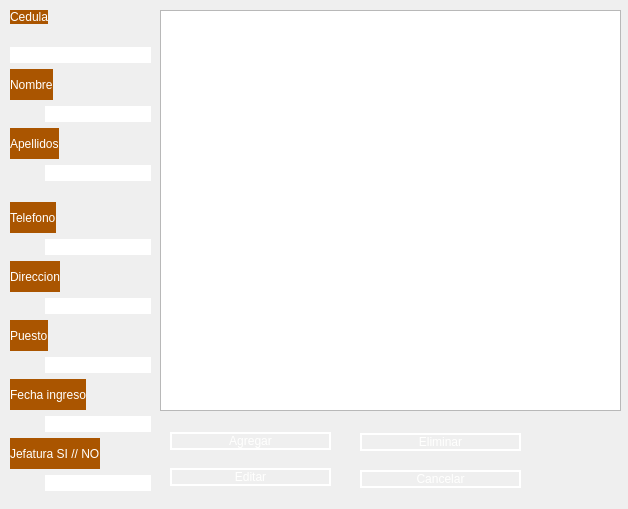
<?xml version="1.0" encoding="UTF-8"?>
<ui version="4.0">
 <class>Empleados</class>
 <widget class="QWidget" name="Empleados">
  <property name="geometry">
   <rect>
    <x>0</x>
    <y>0</y>
    <width>628</width>
    <height>509</height>
   </rect>
  </property>
  <property name="maximumSize">
   <size>
    <width>628</width>
    <height>509</height>
   </size>
  </property>
  <property name="windowTitle">
   <string>Form</string>
  </property>
  <property name="styleSheet">
   <string notr="true">background-image: url(:/fondo/imagen-llamativa-cintas-sobre-fondo-oscuro-generacion-ai_724548-22165.jpg);</string>
  </property>
  <widget class="QTableView" name="tblEmpleados">
   <property name="geometry">
    <rect>
     <x>160</x>
     <y>10</y>
     <width>461</width>
     <height>401</height>
    </rect>
   </property>
   <property name="editTriggers">
    <set>QAbstractItemView::NoEditTriggers</set>
   </property>
   <property name="selectionBehavior">
    <enum>QAbstractItemView::SelectRows</enum>
   </property>
  </widget>
  <widget class="QWidget" name="verticalLayoutWidget">
   <property name="geometry">
    <rect>
     <x>10</x>
     <y>10</y>
     <width>141</width>
     <height>481</height>
    </rect>
   </property>
   <layout class="QVBoxLayout" name="tablaEditable">
    <item alignment="Qt::AlignLeft|Qt::AlignTop">
     <widget class="QLabel" name="lblCed">
      <property name="styleSheet">
       <string notr="true">QLabel{	
color:rgb(255,255,254);
font: 12pt&quot;Arial&quot;;
background-color: rgb(170, 85, 0);;
}</string>
      </property>
      <property name="text">
       <string>Cedula</string>
      </property>
     </widget>
    </item>
    <item>
     <widget class="QLineEdit" name="txtCed">
      <property name="styleSheet">
       <string notr="true">QLineEdit{
/*background-color:rgba(0,0,0);
border-radius:10px;
font:12pt&quot;Arial&quot;;
color:rgb(255,255,254);
border:2px solid rgb(255,255,255);*/
border-radius:10px;
font:12pt&quot;Arial&quot;;
color:rgb(255,255,254);


}

QLineEdit:hover{
/*background-color:rgba(0,0,0);
background-color: :rgba(12,12,12);
border-radius:10px;
font:12pt&quot;Arial&quot;;
border:2px solid rgb(120,0,171);*/

border-radius:10px;
font:12pt&quot;Arial&quot;;
/*color: rgb(255,255,255);*/
border:2px solid rgb(120,0,171);
  background-color: rgb(170, 85, 0);
}

QLineEdit:focus{
background-color:rgba(0,0,0);
border-radius:10px;
font:12pt&quot;Arial&quot;;
border:2px solid rgb(120,0,171);
}
</string>
      </property>
     </widget>
    </item>
    <item alignment="Qt::AlignLeft">
     <widget class="QLabel" name="lblNombre">
      <property name="styleSheet">
       <string notr="true">QLabel{	
color:rgb(255,255,254);
font: 12pt&quot;Arial&quot;;
background-color: rgb(170, 85, 0);;
}</string>
      </property>
      <property name="text">
       <string>Nombre</string>
      </property>
     </widget>
    </item>
    <item alignment="Qt::AlignRight">
     <widget class="QLineEdit" name="txtNombre">
      <property name="styleSheet">
       <string notr="true">QLineEdit{
/*background-color:rgba(0,0,0);
border-radius:10px;
font:12pt&quot;Arial&quot;;
color:rgb(255,255,254);
border:2px solid rgb(255,255,255);*/
border-radius:10px;
font:12pt&quot;Arial&quot;;
color:rgb(255,255,254);


}

QLineEdit:hover{
/*background-color:rgba(0,0,0);
background-color: :rgba(12,12,12);
border-radius:10px;
font:12pt&quot;Arial&quot;;
border:2px solid rgb(120,0,171);*/

border-radius:10px;
font:12pt&quot;Arial&quot;;
/*color: rgb(255,255,255);*/
border:2px solid rgb(120,0,171);
  background-color: rgb(170, 85, 0);
}

QLineEdit:focus{
background-color:rgba(0,0,0);
border-radius:10px;
font:12pt&quot;Arial&quot;;
border:2px solid rgb(120,0,171);
}
</string>
      </property>
     </widget>
    </item>
    <item alignment="Qt::AlignLeft">
     <widget class="QLabel" name="lblApellidos">
      <property name="styleSheet">
       <string notr="true">QLabel{	
color:rgb(255,255,254);
font: 12pt&quot;Arial&quot;;
background-color: rgb(170, 85, 0);;
}</string>
      </property>
      <property name="text">
       <string>Apellidos</string>
      </property>
     </widget>
    </item>
    <item alignment="Qt::AlignRight|Qt::AlignTop">
     <widget class="QLineEdit" name="txtApellidos">
      <property name="styleSheet">
       <string notr="true">QLineEdit{
/*background-color:rgba(0,0,0);
border-radius:10px;
font:12pt&quot;Arial&quot;;
color:rgb(255,255,254);
border:2px solid rgb(255,255,255);*/
border-radius:10px;
font:12pt&quot;Arial&quot;;
color:rgb(255,255,254);


}

QLineEdit:hover{
/*background-color:rgba(0,0,0);
background-color: :rgba(12,12,12);
border-radius:10px;
font:12pt&quot;Arial&quot;;
border:2px solid rgb(120,0,171);*/

border-radius:10px;
font:12pt&quot;Arial&quot;;
/*color: rgb(255,255,255);*/
border:2px solid rgb(120,0,171);
  background-color: rgb(170, 85, 0);
}

QLineEdit:focus{
background-color:rgba(0,0,0);
border-radius:10px;
font:12pt&quot;Arial&quot;;
border:2px solid rgb(120,0,171);
}

</string>
      </property>
     </widget>
    </item>
    <item alignment="Qt::AlignLeft">
     <widget class="QLabel" name="lblTelefono">
      <property name="styleSheet">
       <string notr="true">QLabel{	
color:rgb(255,255,254);
font: 12pt&quot;Arial&quot;;
background-color: rgb(170, 85, 0);;
}</string>
      </property>
      <property name="text">
       <string>Telefono</string>
      </property>
     </widget>
    </item>
    <item alignment="Qt::AlignRight">
     <widget class="QLineEdit" name="txtTelefono">
      <property name="styleSheet">
       <string notr="true">QLineEdit{
/*background-color:rgba(0,0,0);
border-radius:10px;
font:12pt&quot;Arial&quot;;
color:rgb(255,255,254);
border:2px solid rgb(255,255,255);*/
border-radius:10px;
font:12pt&quot;Arial&quot;;
color:rgb(255,255,254);


}

QLineEdit:hover{
/*background-color:rgba(0,0,0);
background-color: :rgba(12,12,12);
border-radius:10px;
font:12pt&quot;Arial&quot;;
border:2px solid rgb(120,0,171);*/

border-radius:10px;
font:12pt&quot;Arial&quot;;
/*color: rgb(255,255,255);*/
border:2px solid rgb(120,0,171);
  background-color: rgb(170, 85, 0);
}

QLineEdit:focus{
background-color:rgba(0,0,0);
border-radius:10px;
font:12pt&quot;Arial&quot;;
border:2px solid rgb(120,0,171);
}
</string>
      </property>
     </widget>
    </item>
    <item alignment="Qt::AlignLeft">
     <widget class="QLabel" name="lblDireccion">
      <property name="styleSheet">
       <string notr="true">QLabel{	
color:rgb(255,255,254);
font: 12pt&quot;Arial&quot;;
background-color: rgb(170, 85, 0);;
}</string>
      </property>
      <property name="text">
       <string>Direccion</string>
      </property>
     </widget>
    </item>
    <item alignment="Qt::AlignRight">
     <widget class="QLineEdit" name="txtDireccion">
      <property name="styleSheet">
       <string notr="true">QLineEdit{
/*background-color:rgba(0,0,0);
border-radius:10px;
font:12pt&quot;Arial&quot;;
color:rgb(255,255,254);
border:2px solid rgb(255,255,255);*/
border-radius:10px;
font:12pt&quot;Arial&quot;;
color:rgb(255,255,254);


}

QLineEdit:hover{
/*background-color:rgba(0,0,0);
background-color: :rgba(12,12,12);
border-radius:10px;
font:12pt&quot;Arial&quot;;
border:2px solid rgb(120,0,171);*/

border-radius:10px;
font:12pt&quot;Arial&quot;;
/*color: rgb(255,255,255);*/
border:2px solid rgb(120,0,171);
  background-color: rgb(170, 85, 0);
}

QLineEdit:focus{
background-color:rgba(0,0,0);
border-radius:10px;
font:12pt&quot;Arial&quot;;
border:2px solid rgb(120,0,171);
}
</string>
      </property>
     </widget>
    </item>
    <item alignment="Qt::AlignLeft">
     <widget class="QLabel" name="lblPuesto">
      <property name="styleSheet">
       <string notr="true">QLabel{	
color:rgb(255,255,254);
font: 12pt&quot;Arial&quot;;
background-color: rgb(170, 85, 0);;
}</string>
      </property>
      <property name="text">
       <string>Puesto</string>
      </property>
     </widget>
    </item>
    <item alignment="Qt::AlignRight">
     <widget class="QLineEdit" name="txtPuesto">
      <property name="styleSheet">
       <string notr="true">QLineEdit{
/*background-color:rgba(0,0,0);
border-radius:10px;
font:12pt&quot;Arial&quot;;
color:rgb(255,255,254);
border:2px solid rgb(255,255,255);*/
border-radius:10px;
font:12pt&quot;Arial&quot;;
color:rgb(255,255,254);


}

QLineEdit:hover{
/*background-color:rgba(0,0,0);
background-color: :rgba(12,12,12);
border-radius:10px;
font:12pt&quot;Arial&quot;;
border:2px solid rgb(120,0,171);*/

border-radius:10px;
font:12pt&quot;Arial&quot;;
/*color: rgb(255,255,255);*/
border:2px solid rgb(120,0,171);
  background-color: rgb(170, 85, 0);
}

QLineEdit:focus{
background-color:rgba(0,0,0);
border-radius:10px;
font:12pt&quot;Arial&quot;;
border:2px solid rgb(120,0,171);
}
</string>
      </property>
     </widget>
    </item>
    <item alignment="Qt::AlignLeft">
     <widget class="QLabel" name="lblFecha">
      <property name="styleSheet">
       <string notr="true">QLabel{	
color:rgb(255,255,254);
font: 12pt&quot;Arial&quot;;
background-color: rgb(170, 85, 0);;
}</string>
      </property>
      <property name="text">
       <string>Fecha ingreso</string>
      </property>
     </widget>
    </item>
    <item alignment="Qt::AlignRight">
     <widget class="QLineEdit" name="txtFecha">
      <property name="styleSheet">
       <string notr="true">QLineEdit{
/*background-color:rgba(0,0,0);
border-radius:10px;
font:12pt&quot;Arial&quot;;
color:rgb(255,255,254);
border:2px solid rgb(255,255,255);*/
border-radius:10px;
font:12pt&quot;Arial&quot;;
color:rgb(255,255,254);


}

QLineEdit:hover{
/*background-color:rgba(0,0,0);
background-color: :rgba(12,12,12);
border-radius:10px;
font:12pt&quot;Arial&quot;;
border:2px solid rgb(120,0,171);*/

border-radius:10px;
font:12pt&quot;Arial&quot;;
/*color: rgb(255,255,255);*/
border:2px solid rgb(120,0,171);
  background-color: rgb(170, 85, 0);
}

QLineEdit:focus{
background-color:rgba(0,0,0);
border-radius:10px;
font:12pt&quot;Arial&quot;;
border:2px solid rgb(120,0,171);
}
</string>
      </property>
     </widget>
    </item>
    <item alignment="Qt::AlignLeft">
     <widget class="QLabel" name="lblJefatura">
      <property name="styleSheet">
       <string notr="true">QLabel{	
color:rgb(255,255,254);
font: 12pt&quot;Arial&quot;;
background-color: rgb(170, 85, 0);;
}</string>
      </property>
      <property name="text">
       <string>Jefatura SI // NO</string>
      </property>
     </widget>
    </item>
    <item alignment="Qt::AlignRight">
     <widget class="QLineEdit" name="txtJefatura">
      <property name="enabled">
       <bool>true</bool>
      </property>
      <property name="maximumSize">
       <size>
        <width>134</width>
        <height>16777215</height>
       </size>
      </property>
      <property name="styleSheet">
       <string notr="true">QLineEdit{
/*background-color:rgba(0,0,0);
border-radius:10px;
font:12pt&quot;Arial&quot;;
color:rgb(255,255,254);
border:2px solid rgb(255,255,255);*/
border-radius:10px;
font:12pt&quot;Arial&quot;;
color:rgb(255,255,254);


}

QLineEdit:hover{
/*background-color:rgba(0,0,0);
background-color: :rgba(12,12,12);
border-radius:10px;
font:12pt&quot;Arial&quot;;
border:2px solid rgb(120,0,171);*/

border-radius:10px;
font:12pt&quot;Arial&quot;;
/*color: rgb(255,255,255);*/
border:2px solid rgb(120,0,171);
  background-color: rgb(170, 85, 0);
}

QLineEdit:focus{
background-color:rgba(0,0,0);
border-radius:10px;
font:12pt&quot;Arial&quot;;
border:2px solid rgb(120,0,171);
}
</string>
      </property>
     </widget>
    </item>
   </layout>
  </widget>
  <widget class="QWidget" name="verticalLayoutWidget_2">
   <property name="geometry">
    <rect>
     <x>360</x>
     <y>420</y>
     <width>161</width>
     <height>81</height>
    </rect>
   </property>
   <layout class="QVBoxLayout" name="verticalLayout_2">
    <item>
     <widget class="QPushButton" name="btnEliminar">
      <property name="styleSheet">
       <string notr="true">QPushButton{
border-radius:10px;
font:12pt&quot;Arial&quot;;
color:rgb(255,255,254);
border:2px solid #ffffff;
}
QPushButton:hover{
border-radius:10px;
font:12pt&quot;Arial&quot;;
color: rgb(255,255,255);
border:2px solid rgb(120,0,171);
  background-color: rgb(170, 85, 0);
}</string>
      </property>
      <property name="text">
       <string>Eliminar</string>
      </property>
     </widget>
    </item>
    <item>
     <widget class="QPushButton" name="btnCancelar">
      <property name="styleSheet">
       <string notr="true">QPushButton{
border-radius:10px;
font:12pt&quot;Arial&quot;;
color:rgb(255,255,254);
border:2px solid #ffffff;
}
QPushButton:hover{
border-radius:10px;
font:12pt&quot;Arial&quot;;
color: rgb(255,255,255);
border:2px solid rgb(120,0,171);
  background-color: rgb(170, 85, 0);
}</string>
      </property>
      <property name="text">
       <string>Cancelar</string>
      </property>
     </widget>
    </item>
   </layout>
  </widget>
  <widget class="QWidget" name="verticalLayoutWidget_3">
   <property name="geometry">
    <rect>
     <x>170</x>
     <y>420</y>
     <width>161</width>
     <height>80</height>
    </rect>
   </property>
   <layout class="QVBoxLayout" name="verticalLayout_3">
    <item>
     <widget class="QPushButton" name="btnAgregar">
      <property name="styleSheet">
       <string notr="true">QPushButton{
border-radius:10px;
font:12pt&quot;Arial&quot;;
color:rgb(255,255,254);
border:2px solid #ffffff;
}
QPushButton:hover{
border-radius:10px;
font:12pt&quot;Arial&quot;;
color: rgb(255,255,255);
border:2px solid rgb(120,0,171);
  background-color: rgb(170, 85, 0);
}</string>
      </property>
      <property name="text">
       <string>Agregar</string>
      </property>
     </widget>
    </item>
    <item>
     <widget class="QPushButton" name="btnEditar">
      <property name="styleSheet">
       <string notr="true">QPushButton{
border-radius:10px;
font:12pt&quot;Arial&quot;;
color:rgb(255,255,254);
border:2px solid #ffffff;
}
QPushButton:hover{
border-radius:10px;
font:12pt&quot;Arial&quot;;
color: rgb(255,255,255);
border:2px solid rgb(120,0,171);
  background-color: rgb(170, 85, 0);
}</string>
      </property>
      <property name="text">
       <string>Editar</string>
      </property>
     </widget>
    </item>
   </layout>
  </widget>
 </widget>
 <resources>
  <include location="recursos/image.qrc"/>
 </resources>
 <connections/>
</ui>
